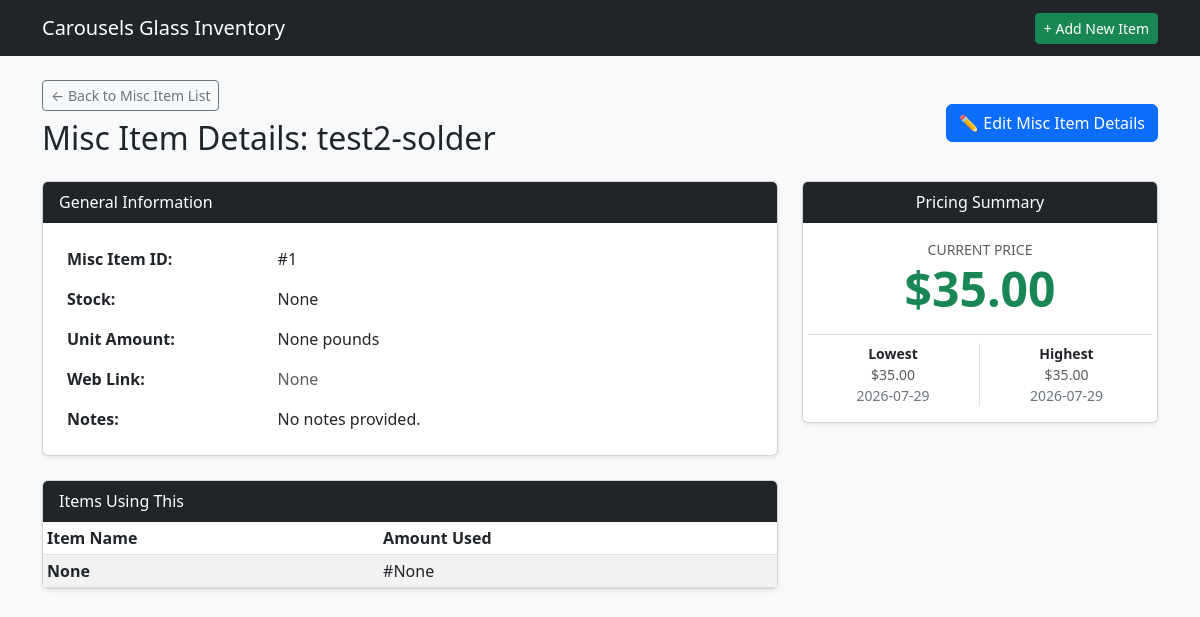
The app's page /misc_item/1 with its own data.
### tables this page shows
CREATE TABLE MSI (

    MSIID INTEGER PRIMARY KEY AUTOINCREMENT,
    MSINAME TEXT,
    MSIIMG TEXT,
    MSISTOCK INTEGER,
    MSIURL TEXT,
    MSINOTE TEXT,
    MSIUNIT NUMERIC,
    UNTTYPE TEXT,
    MSITYPE TEXT,
    ISACTIVE INTEGER,

    FOREIGN KEY (MSITYPE) REFERENCES MST(MSITYPE) ON DELETE CASCADE ON UPDATE CASCADE,
    FOREIGN KEY (UNTTYPE) REFERENCES UNTS(UNTTYPE) ON DELETE CASCADE ON UPDATE CASCADE
    
);

CREATE TABLE MSP (
    MSIID INTEGER,                           
    MSIPRICE NUMERIC,                         
    STDATE TEXT,                              
    ENDDATE TEXT,                             

    FOREIGN KEY (MSIID) REFERENCES MSI(MSIID) ON DELETE CASCADE ON UPDATE CASCADE

);

### app.py (the view)
@app.route('/misc_item/<int:misc_id>')
def misc_detail(misc_id):
    db = get_db()
    misc = db.execute('''
        SELECT m.*, u.UNTTYPE, u.CFACTOR
        FROM MSI m
        JOIN UNTS u ON m.UNTTYPE = u.UNTTYPE
        WHERE m.MSIID = ?
    ''', (misc_id,)).fetchone()
    if not misc:
        flash('Misc Item record not found.', 'danger')
        return redirect(url_for('list_misc'))
    items = db.execute('''
        SELECT m.*, i.IMIAMT, t.ITMNAME
        FROM MSI m
        LEFT JOIN UNTS u ON m.UNTTYPE = u.UNTTYPE
        LEFT JOIN IMI i on m.MSIID = i.MSIID
        LEFT JOIN ITM t ON i.ITEMID = t.ITEMID

        WHERE m.MSIID = ?
    ''', (misc_id,)).fetchall()
    current_price = db.execute(
        """
          SELECT MSIPRICE AS PRICE FROM MSP
          WHERE MSIID = ? AND (ENDDATE IS NULL OR ENDDATE >= DATE('now'))
          ORDER BY STDATE DESC LIMIT 1
        """,
        (misc_id,),
    ).fetchone()
    lowest_price = db.execute(
        """
          SELECT MSIPRICE AS PRICE, STDATE AS START_DATE, ENDDATE AS END_DATE FROM MSP
          WHERE MSIID = ?
          ORDER BY MSIPRICE ASC LIMIT 1
        """,
        (misc_id,),
    ).fetchone()
    highest_price = db.execute(
        """
          SELECT MSIPRICE AS PRICE, STDATE AS START_DATE, ENDDATE AS END_DATE FROM MSP
          WHERE MSIID = ?
          ORDER BY MSIPRICE DESC LIMIT 1
        """,
        (misc_id,),
    ).fetchone()
    return render_template(
        'misc_detail.html', misc=misc, items=items, current_price=current_price, lowest_price=lowest_price,
        highest_price=highest_price
    )

### app.py (called while the page is built)
def get_db():
    conn = sqlite3.connect(DATABASE)
    conn.row_factory = sqlite3.Row
    conn.execute("PRAGMA foreign_keys = ON;")
    return conn

### templates/misc_detail.html (shortened to what this page needs)
{% extends 'base.html' %}
{% block content %}
<div class="d-flex justify-content-between align-items-center mb-3">
    <div>
        <a href="{{ url_for('list_misc') }}" class="btn btn-outline-secondary btn-sm mb-2">&larr; Back to Misc Item List</a>
        <h2>Misc Item Details: {{ misc.MSINAME }}</h2>
    </div>
    <div>
        <a href="{{ url_for('edit_misc', misc_id=misc.MSIID) }}" class="btn btn-primary">✏️ Edit Misc Item Details</a>
    </div>
</div>
<div class="row">
    <div class="col-md-8">
        <div class="card shadow-sm mb-4">
            <div class="card-header bg-dark text-white">General Information</div>
            <div class="card-body">
                <table class="table table-borderless mb-0">
                    <tbody>
                        <tr>
                            <th style="width: 30%;">Misc Item ID:</th>
                            <td>#{{ misc.MSIID }}</td>
                        </tr>
                        <tr>
                            <th>Stock:</th>
                            <td>{{ misc.STOCK or 'None' }}</td>
                        </tr>
                        <tr>
                            <th>Unit Amount:</th>
                            <td>{{ misc.UNT or 'None' }} {{ misc.UNTTYPE or '' }}</td>
                        </tr>
                        <tr>
                            <th>Web Link:</th>
                            <td>
                                {% if misc.MSIURL %}
                                    <a href="{{ misc.MSIURL }}" target="_blank" rel="noopener">{{ misc.MSIURL }}</a>
                                {% else %}
                                    <span class="text-muted">None</span>
                                {% endif %}
                            </td>
                        </tr>
                        <tr>
                            <th>Notes:</th>
                            <td>{{ misc.MSINOTE or 'No notes provided.' }}</td>
                        </tr>
                    </tbody>
                </table>
            </div>
        </div>
        <div class="card shadow-sm">
            <div class="card-header bg-dark text-white">Items Using This</div>
            <div class="card-body p-0">
                <table class="table table-sm table-striped mb-0">
                    <thead>
                        <tr>
                            <th>Item Name</th>
                            <th>Amount Used</th>
                        </tr>
                    </thead>
                    <tbody>
                        {% for i in items %}
                        <tr>
                            <td><strong>{{ i.ITMNAME }}</strong></td>
                            <td>#{{ i.IMIAMT }}</td>
                        </tr>
                        {% else %}
                        <tr>
                            <td colspan="4" class="text-center py-3 text-muted">No item patterns currently reference this glass type.</td>
                        </tr>
                        {% endfor %}
                    </tbody>
                </table>
            </div>
</div>
</div>
<div class="col-md-4">
        <div class="card shadow-sm mb-4 text-center">
            <div class="card-header bg-dark text-white">Pricing Summary</div>
            <div class="card-body">
                <div class="mb-3">
                    <span class="text-muted small d-block">CURRENT PRICE</span>
                    <h2 class="display-5 fw-bold text-success mb-0">
                        ${% if current_price %}{{ "%.2f"|format(current_price.PRICE) }}{% else %}0.00{% endif %}
                    </h2>
                </div>
                <div class="row border-top pt-2 text-muted small">
                    <div class="col-6 border-end">
                        <span class="d-block fw-bold text-dark">Lowest</span>
                        <span>${% if lowest_price %}{{ "%.2f"|format(lowest_price.PRICE) }}{% else %}0.00{% endif %}</span>
                        <div class="text-xs text-secondary">
                            {% if lowest_price %}{{ lowest_price.START_DATE }} {% if lowest_price.END_DATE %}to {{ lowest_price.END_DATE }}{% endif %}{% else %}N/A{% endif %}
                        </div>
                    </div>
                    <div class="col-6">
                        <span class="d-block fw-bold text-dark">Highest</span>
                        <span>${% if highest_price %}{{ "%.2f"|format(highest_price.PRICE) }}{% else %}0.00{% endif %}</span>
                        <div class="text-xs text-secondary">
                            {% if highest_price %}{{ highest_price.START_DATE }} {% if highest_price.END_DATE %}to {{ highest_price.END_DATE }}{% endif %}{% else %}N/A{% endif %}
                        </div>
                    </div>
                </div>
</div>
    </div>
</div>
{% endblock %}

### records on screen
MSI: MSINAME "test2-solder", MSIID "1", UNTTYPE "pounds", MSINOTE "No notes provided.", ITMNAME "None", IMIAMT "None"
MSP: PRICE "35.00", START_DATE "2026-07-29"

### other values on screen
{{ misc.STOCK or 'None' }} "None"
{{ misc.UNT or 'None' }} "None"
